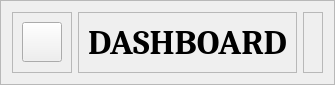
        <widget class="QFrame" name="header_frame">
         <property name="maximumSize">
          <size>
           <width>16777215</width>
           <height>66</height>
          </size>
         </property>
         <property name="frameShape">
          <enum>QFrame::StyledPanel</enum>
         </property>
         <property name="frameShadow">
          <enum>QFrame::Raised</enum>
         </property>
         <layout class="QHBoxLayout" name="horizontalLayout_3">
          <item alignment="Qt::AlignLeft">
           <widget class="QFrame" name="left_header_nav">
            <property name="frameShape">
             <enum>QFrame::StyledPanel</enum>
            </property>
            <property name="frameShadow">
             <enum>QFrame::Raised</enum>
            </property>
            <layout class="QHBoxLayout" name="horizontalLayout_4">
             <item alignment="Qt::AlignHCenter|Qt::AlignVCenter">
              <widget class="QPushButton" name="left_menu_button">
               <property name="minimumSize">
                <size>
                 <width>40</width>
                 <height>40</height>
                </size>
               </property>
               <property name="maximumSize">
                <size>
                 <width>40</width>
                 <height>40</height>
                </size>
               </property>
               <property name="text">
                <string/>
               </property>
              </widget>
             </item>
            </layout>
           </widget>
          </item>
          <item>
           <widget class="QFrame" name="title">
            <property name="frameShape">
             <enum>QFrame::StyledPanel</enum>
            </property>
            <property name="frameShadow">
             <enum>QFrame::Raised</enum>
            </property>
            <layout class="QVBoxLayout" name="verticalLayout_5">
             <item>
              <widget class="QLabel" name="title_label">
               <property name="font">
                <font>
                 <family>Cambria</family>
                 <pointsize>26</pointsize>
                 <italic>false</italic>
                 <bold>true</bold>
                </font>
               </property>
               <property name="text">
                <string>DASHBOARD</string>
               </property>
               <property name="alignment">
                <set>Qt::AlignCenter</set>
               </property>
              </widget>
             </item>
            </layout>
           </widget>
          </item>
          <item alignment="Qt::AlignRight">
           <widget class="QFrame" name="right_header_nav">
            <property name="frameShape">
             <enum>QFrame::StyledPanel</enum>
            </property>
            <property name="frameShadow">
             <enum>QFrame::Raised</enum>
            </property>
            <layout class="QHBoxLayout" name="horizontalLayout_5"/>
           </widget>
          </item>
         </layout>
        </widget>
